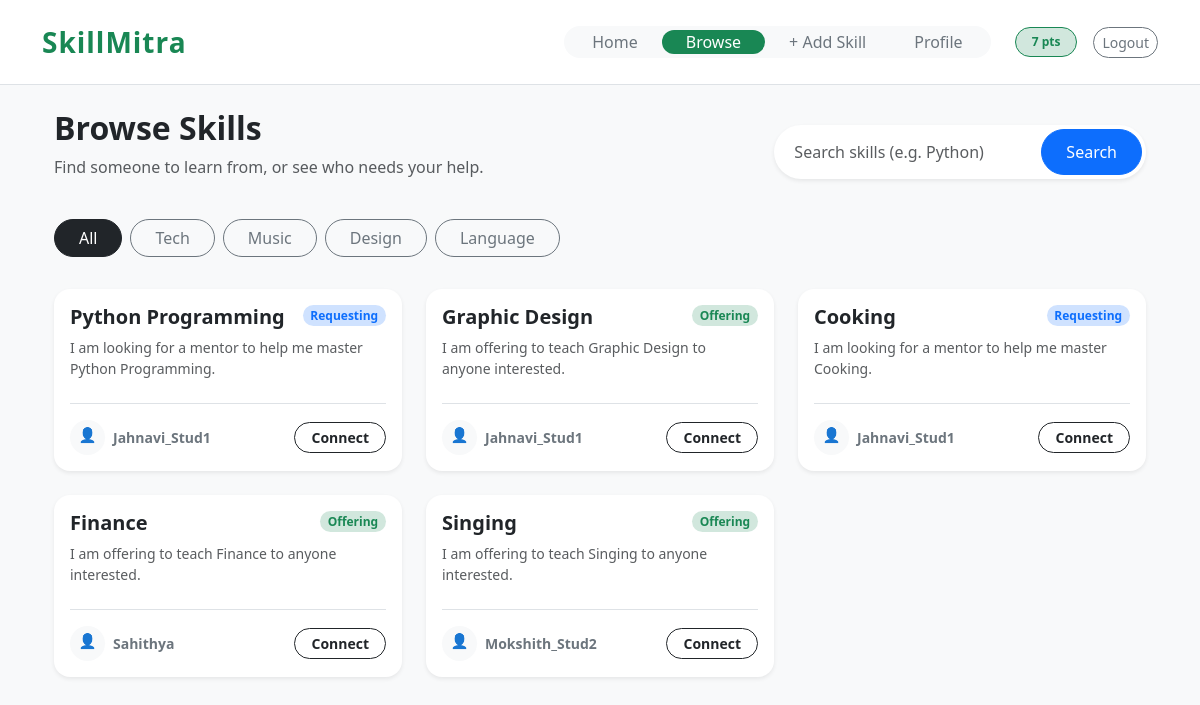
/browse/ (signed in), run on the app's committed database.
### core/models.py (models this page shows, shortened)
class Profile(models.Model):
    user = models.OneToOneField(User, on_delete=models.CASCADE)
    points = models.IntegerField(default=5) # Starting points

class UserSkill(models.Model):
    user = models.ForeignKey(User, on_delete=models.CASCADE)
    skill = models.ForeignKey(Skill, on_delete=models.CASCADE)
    is_offering = models.BooleanField(default=True) # True=Teach, False=Learn

class Skill(models.Model):
    name = models.CharField(max_length=100, unique=True)
    category = models.CharField(max_length=50, default='Other')

### core/views.py (the view, shortened to what this page needs)
# urls.py: path('browse/', views.browse_skills, name='browse'),
@login_required
def browse_skills(request):
    search_query = request.GET.get('search', '').strip()
    category_filter = request.GET.get('category', '').strip()
    skills = UserSkill.objects.exclude(user=request.user).select_related('user', 'skill')
    if search_query:
        skills = skills.filter(
            Q(skill__name__icontains=search_query) |
            Q(user__username__icontains=search_query)
        ).distinct()
    context = {
        'skills': skills,
        'search_query': search_query,
        'selected_category': category_filter,
    }
    return render(request, 'core/browse.html', context)

### core/templates/core/browse.html
{% extends 'core/base.html' %}
{% block content %}
<div class="container mt-4">
    <div class="d-flex flex-column flex-md-row justify-content-between align-items-md-center mb-4">
        <div class="mb-3 mb-md-0">
            <h2 class="fw-bold">Browse Skills</h2>
            <p class="text-muted">Find someone to learn from, or see who needs your help.</p>
        </div>
        <form class="d-flex shadow-sm rounded-pill bg-white p-1" method="GET" action="{% url 'browse' %}">
            <input class="form-control border-0 rounded-pill px-3" type="search" name="search" placeholder="Search skills (e.g. Python)" value="{{ search_query|default:'' }}">
            <button class="btn btn-primary rounded-pill px-4" type="submit">Search</button>
        </form>
    </div>
    <div class="d-flex gap-2 mb-4 overflow-auto pb-2" style="scrollbar-width: none;">
            <a href="?category=All"
             class="btn {% if not selected_category or selected_category == 'All' %}btn-dark{% else %}btn-outline-secondary{% endif %} rounded-pill px-4">
             All
            </a>
            <a href="?category=Tech"
              class="btn {% if selected_category == 'Tech' %}btn-dark{% else %}btn-outline-secondary{% endif %} rounded-pill px-4">
             Tech
            </a>
            <a href="?category=Music"
            class="btn {% if selected_category == 'Music' %}btn-dark{% else %}btn-outline-secondary{% endif %} rounded-pill px-4">
             Music
            </a>
            <a href="?category=Design"
            class="btn {% if selected_category == 'Design' %}btn-dark{% else %}btn-outline-secondary{% endif %} rounded-pill px-4">
            Design
            </a>
            <a href="?category=Language"
               class="btn {% if selected_category == 'Language' %}btn-dark{% else %}btn-outline-secondary{% endif %} rounded-pill px-4">
               Language
            </a>
    </div>
    <div class="row g-4">
        {% for entry in skills %}
        <div class="col-md-4 col-sm-6">
            <div class="card h-100 border-0 shadow-sm rounded-4 p-3">
                <div class="d-flex justify-content-between align-items-start mb-2">
                    <h5 class="fw-bold mb-0 text-dark">{{ entry.skill.name }}</h5>
                    <span class="badge {% if entry.is_offering %}bg-success-subtle text-success{% else %}bg-primary-subtle text-primary{% endif %} rounded-pill">
                        {% if entry.is_offering %}Offering{% else %}Requesting{% endif %}
                    </span>
                </div>
                <p class="text-muted small mb-4">
                    {% if entry.is_offering %}
                        I am offering to teach {{ entry.skill.name }} to anyone interested.
                    {% else %}
                        I am looking for a mentor to help me master {{ entry.skill.name }}.
                    {% endif %}
                </p>
                <div class="d-flex align-items-center justify-content-between mt-auto pt-3 border-top">
                    <div class="d-flex align-items-center">
                        <div class="bg-light rounded-circle text-center pt-1 me-2" style="width: 35px; height: 35px; font-size: 0.9rem;">👤</div>
                        <span class="small fw-bold text-secondary">{{ entry.user.username }}</span>
                    </div>
                    <a href="{% url 'send_request' entry.user.id entry.skill.id %}" class="btn btn-outline-dark btn-sm rounded-pill px-3 fw-bold">Connect</a>
                </div>
            </div>
        </div>
        {% empty %}
        <div class="col-12 text-center py-5">
            <div class="display-1 text-muted opacity-25">🔍</div>
            <h4 class="text-muted mt-3">No skills found matching your search.</h4>
            <a href="{% url 'browse' %}" class="btn btn-link text-decoration-none">Clear search and see all</a>
        </div>
        {% endfor %}
    </div>
</div>
{% endblock %}

### core/templates/core/base.html (shortened to what this page needs)
<!DOCTYPE html>
<html lang="en">
<head>
    <link href="https://cdn.jsdelivr.net/npm/bootstrap@5.3.0/dist/css/bootstrap.min.css" rel="stylesheet">
</head>
<body>
    <nav class="navbar navbar-expand-lg navbar-light bg-white border-bottom py-3 sticky-top">
        <div class="container">
            <a class="navbar-brand fw-bold fs-3 text-success" href="{% url 'dashboard' %}">SkillMitra</a>
            <div class="d-flex align-items-center">
                <div class="nav-pills d-flex bg-light rounded-pill p-1 me-4">
                    <a class="nav-link rounded-pill px-4 {% if request.resolver_match.url_name == 'dashboard' %}active{% endif %}"
                       href="{% url 'dashboard' %}">Home</a>
                    <a class="nav-link rounded-pill px-4 {% if request.resolver_match.url_name == 'browse' %}active{% endif %}"
                       href="{% url 'browse' %}">Browse</a>
                    <a class="nav-link rounded-pill px-4 {% if request.resolver_match.url_name == 'add_skill' %}active{% endif %}"
                       href="{% url 'add_skill' %}">+ Add Skill</a>
                    <a class="nav-link rounded-pill px-4 {% if request.resolver_match.url_name == 'my_profile' %}active{% endif %}"
                       href="{% url 'my_profile' %}">Profile</a>
                </div>
                <span class="badge bg-success-subtle text-success border border-success px-3 py-2 rounded-pill me-3">
                    {{ user.profile.points }} pts
                </span>
                {% if user.is_authenticated %}
                <form action="{% url 'logout' %}" method="post" class="d-inline">
                    <button type="submit" class="btn btn-outline-secondary btn-sm rounded-pill">Logout</button>
                </form>
                {% endif %}
            </div>
        </div>
    </nav>
    <div class="container mt-4">
        {% block content %}{% endblock %}
    </div>
</body>
</html>

### core/templates/core/base.html (style rules this page uses)
body { background-color: #f8f9fa; font-family: 'Segoe UI', Tahoma, Geneva, Verdana, sans-serif; }
.navbar-brand { font-weight: bold; letter-spacing: 1px; }
.card { border: none; border-radius: 12px; transition: 0.3s; }
.btn-primary { border-radius: 8px; padding: 10px 20px; }
.nav-pills .nav-link { color: #6c757d; font-weight: 500; }
.nav-pills .nav-link.active { background-color: #198754 !important; color: white !important; }

### data on the page
UserSkill: skill.name "Python Programming", is_offering "Requesting", user.username "Jahnavi_Stud1"
UserSkill: skill.name "Graphic Design", is_offering "Offering", user.username "Jahnavi_Stud1"
UserSkill: skill.name "Cooking", is_offering "Requesting", user.username "Jahnavi_Stud1"
UserSkill: skill.name "Finance", is_offering "Offering", user.username "Sahithya"
UserSkill: skill.name "Singing", is_offering "Offering", user.username "Mokshith_Stud2"

### other printed values
{{ user.profile.points }} "7"
